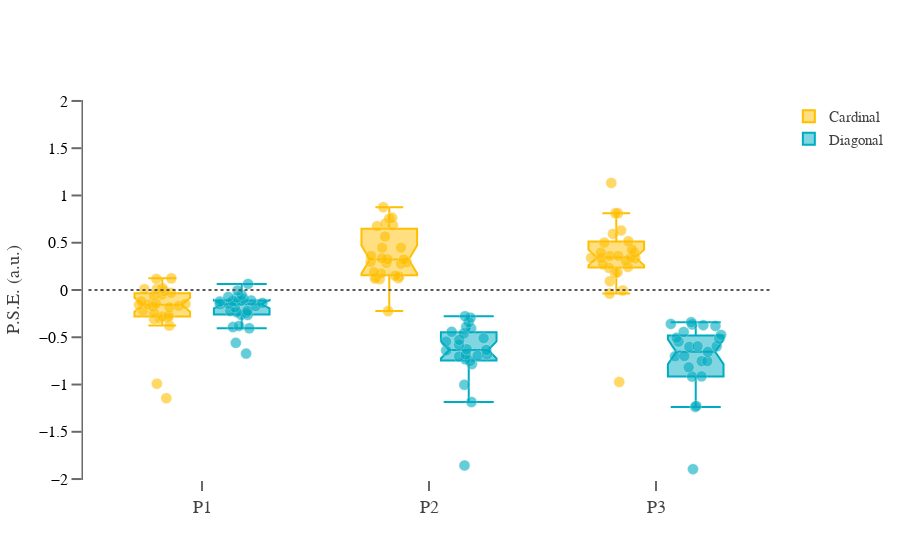

The notebook cell this image was saved under:
### Markdown cell above
<font size="5"> _Figure 3C. PSE by presentation and condition._

### Code cell
fig = go.Figure()

dat = log_reg_preDeci.loc[(log_reg_preDeci['deci-1'] == 0),:]
fig.add_trace(go.Box(y=dat['PSE'], x=dat['nrep'], boxpoints='all',
    jitter=0.99, pointpos=0,
        marker=dict(color='#2A88D4', size=11, opacity=0.6, line=dict(color='#f2f2f2', width=.4)),
    notched=True, notchwidth=0.15,
    name='Cardinal', marker_color="#ffbf00"))

dat = log_reg_preDeci.loc[(log_reg_preDeci['deci-1'] == 1),:]
fig.add_trace(go.Box(y=dat['PSE'],x=dat['nrep'],
    boxpoints='all', pointpos=0, jitter=0.99,
    whiskerwidth=0.9,
    marker=dict(color='#FA920A',size=11,opacity=0.6,line=dict(color='#f2f2f2', width=.4)),
    notched=True, notchwidth=0.15, 
    name='Diagonal',marker_color='#00acc1'))

fig.update_yaxes(zeroline=False, zerolinewidth=0, zerolinecolor='Black')
fig.add_shape(type="line", xref="x", yref="y", x0=-0.5, y0=0, x1=2.5, y1=0, line=dict(
                color="#595858", width=2.2, dash="dot",))
fig.update_layout(boxmode='group',)
fig.update_layout(template='plotly_white', xaxis=dict(showgrid=False),
    yaxis=dict(gridcolor='white'))

fig.update_xaxes(showline=False, linewidth=1.5, linecolor='#696969')
fig.update_yaxes(showline=True, linewidth=1.5, linecolor='#696969',
                 tickfont=dict(family='Balto, sans-serif', color='#000000', size=16))

fig.update_xaxes(tickvals = [0, 1, 2], ticktext=['P1', 'P2', 'P3'], 
                 tickangle=0, tickfont=dict(family='Balto, sans-serif', color='#424242', size=18))
fig.update_yaxes(ticks="outside", tickwidth=2, tickcolor='#696969', ticklen=10)
fig.update_xaxes(ticks="outside", tickwidth=2, tickcolor='#696969', ticklen=10)


fig.update_yaxes(showgrid=False)
fig.update_layout(
    yaxis_title="P.S.E. (a.u.)",
    font=dict(family="Balto, sans-serif", size=15, color= "#424242"))

fig['layout']['yaxis'].update(range=[-2.01, 2.01]);

fig.show()

### Figure 1 — Plotly figure (JSON) as saved in the notebook; plotly's stock layout.template omitted (floating-point values rounded to 4 significant figures)
{"data": [{"boxpoints": "all", "jitter": 0.99, "marker": {"color": "#ffbf00", "line": {"color": "#f2f2f2", "width": 0.4}, "opacity": 0.6, "size": 11}, "name": "Cardinal", "notched": true, "notchwidth": 0.15, "pointpos": 0, "type": "box", "x": [0, 1, 2, 0, 1, 2, 0, 1, 2, 0, 1, 2, 0, 1, 2, 0, 1, 2, 0, 1, 2, 0, 1, 2, 0, 1, 2, 0, 1, 2, 0, 1, 2, 0, 1, 2, 0, 1, 2, 0, 1, 2, 0, 1, 2, 0, 1, 2, 0, 1, 2, 0, 1, 2, 0, 1, 2, 0, 1, 2, 0, 1, 2, 0, 1, 2, 0, 1, 2, 0, 1, 2, 0, 1, 2, 0, 1, 2, 0, 1, 2], "y": [-0.177, 0.1438, 0.3393, -0.1684, 0.3352, 0.5935, -0.1201, 0.1164, 0.2731, -0.1475, 0.2976, 0.2447, 0.01975, 0.3228, 0.4297, -0.1828, 0.1251, 0.2345, -0.04914, 0.7022, 0.5154, -0.3091, 0.1301, 0.09308, -0.219, 0.6844, 0.3968, 0.006792, 0.8761, 0.3607, 0.1169, 0.151, 0.3976, -0.157, 0.6746, 1.133, -0.303, 0.2927, 0.3435, -0.1448, 0.1898, 0.3081, -0.05831, 0.2775, 0.6298, -0.9916, -0.2228, -0.03792, -0.3757, 0.1215, 0.3599, -0.2813, 0.4475, -0.005394, 0.007804, 0.3622, 0.3397, -0.2899, 0.2866, 0.3337, -0.01167, 0.7549, -0.9728, -1.145, 2.752, 2.973, -0.2731, 0.448, 0.5009, -0.241, 0.5661, 0.8119, 0.1235, 0.764, 0.8118, -0.1523, 0.3244, 0.1792, -0.03105, 0.1755, 0.1887]}, {"boxpoints": "all", "jitter": 0.99, "marker": {"color": "#00acc1", "line": {"color": "#f2f2f2", "width": 0.4}, "opacity": 0.6, "size": 11}, "name": "Diagonal", "notched": true, "notchwidth": 0.15, "pointpos": 0, "type": "box", "whiskerwidth": 0.9, "x": [0, 1, 2, 0, 1, 2, 0, 1, 2, 0, 1, 2, 0, 1, 2, 0, 1, 2, 0, 1, 2, 0, 1, 2, 0, 1, 2, 0, 1, 2, 0, 1, 2, 0, 1, 2, 0, 1, 2, 0, 1, 2, 0, 1, 2, 0, 1, 2, 0, 1, 2, 0, 1, 2, 0, 1, 2, 0, 1, 2, 0, 1, 2, 0, 1, 2, 0, 1, 2, 0, 1, 2, 0, 1, 2, 0, 1, 2, 0, 1, 2], "y": [-0.2352, -0.5459, -0.5954, -0.2192, -0.3407, -2.595, -0.2642, -0.6341, -0.7526, -0.118, -0.528, -0.6015, -0.1214, -0.2932, -0.3645, -0.2629, -0.7325, -0.3802, -0.004762, -0.5103, -0.4438, -0.1508, -1.002, -0.3407, -0.2432, -0.4065, -0.9161, -0.08055, -0.4424, -0.5054, -0.1703, -0.2774, -0.5957, -0.2215, 5.548, -2.79, -0.1369, -0.5803, -0.7533, -0.07325, -4.458, -1.226, -0.09315, -0.6262, -0.7018, -0.5592, -0.6817, -0.9133, -0.4047, -5.728, -9.854, -0.6729, -1.185, -0.8185, -0.3802, -0.6943, -0.515, -0.1446, -0.7834, -0.5459, -0.1135, -0.639, -0.3722, -0.3915, -1.856, -1.237, -0.1233, -0.6815, -1.896, -0.1844, -0.7031, -0.6983, 0.06407, -0.7516, -0.3593, -0.1114, -0.4603, -0.475, -0.05289, -0.3892, -0.654]}], "layout": {"autosize": true, "boxmode": "group", "font": {"color": "#424242", "family": "Balto, sans-serif", "size": 15}, "shapes": [{"line": {"color": "#595858", "dash": "dot", "width": 2.2}, "type": "line", "x0": -0.5, "x1": 2.5, "xref": "x", "y0": 0, "y1": 0, "yref": "y"}], "xaxis": {"autorange": true, "linecolor": "#696969", "linewidth": 1.5, "range": [-0.5143, 2.514], "showgrid": false, "showline": false, "tickangle": 0, "tickcolor": "#696969", "tickfont": {"color": "#424242", "family": "Balto, sans-serif", "size": 18}, "ticklen": 10, "ticks": "outside", "ticktext": ["P1", "P2", "P3"], "tickvals": [0, 1, 2], "tickwidth": 2, "type": "linear"}, "yaxis": {"gridcolor": "white", "linecolor": "#696969", "linewidth": 1.5, "range": [-2.01, 2.01], "showgrid": false, "showline": true, "tickcolor": "#696969", "tickfont": {"color": "#000000", "family": "Balto, sans-serif", "size": 16}, "ticklen": 10, "ticks": "outside", "tickwidth": 2, "title": {"text": "P.S.E. (a.u.)"}, "type": "linear", "zeroline": false, "zerolinecolor": "Black", "zerolinewidth": 0}}}
